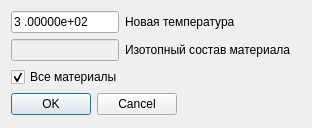
<?xml version="1.0" encoding="UTF-8"?>
<ui version="4.0">
 <class>tempDialog</class>
 <widget class="QDialog" name="tempDialog">
  <property name="windowModality">
   <enum>Qt::WindowModal</enum>
  </property>
  <property name="geometry">
   <rect>
    <x>0</x>
    <y>0</y>
    <width>312</width>
    <height>128</height>
   </rect>
  </property>
  <property name="windowTitle">
   <string>Dialog</string>
  </property>
  <property name="modal">
   <bool>true</bool>
  </property>
  <layout class="QFormLayout" name="formLayout">
   <property name="fieldGrowthPolicy">
    <enum>QFormLayout::AllNonFixedFieldsGrow</enum>
   </property>
   <item row="0" column="0">
    <layout class="QHBoxLayout" name="horizontalLayout">
     <item>
      <widget class="QLineEdit" name="tempEdit">
       <property name="inputMask">
        <string>#9.99999e#99</string>
       </property>
       <property name="text">
        <string>3.00000e+02</string>
       </property>
      </widget>
     </item>
     <item>
      <widget class="QLabel" name="label">
       <property name="text">
        <string>Новая температура</string>
       </property>
      </widget>
     </item>
    </layout>
   </item>
   <item row="1" column="0">
    <layout class="QHBoxLayout" name="horizontalLayout_2">
     <item>
      <widget class="QLineEdit" name="izotEdit">
       <property name="enabled">
        <bool>false</bool>
       </property>
      </widget>
     </item>
     <item>
      <widget class="QLabel" name="label_2">
       <property name="text">
        <string>Изотопный состав материала</string>
       </property>
      </widget>
     </item>
    </layout>
   </item>
   <item row="4" column="0">
    <widget class="QDialogButtonBox" name="buttonBox">
     <property name="orientation">
      <enum>Qt::Horizontal</enum>
     </property>
     <property name="standardButtons">
      <set>QDialogButtonBox::Cancel|QDialogButtonBox::Ok</set>
     </property>
    </widget>
   </item>
   <item row="3" column="0">
    <widget class="QCheckBox" name="checkBox">
     <property name="text">
      <string>Все материалы</string>
     </property>
     <property name="checked">
      <bool>true</bool>
     </property>
    </widget>
   </item>
  </layout>
 </widget>
 <resources/>
 <connections>
  <connection>
   <sender>buttonBox</sender>
   <signal>accepted()</signal>
   <receiver>tempDialog</receiver>
   <slot>accept()</slot>
   <hints>
    <hint type="sourcelabel">
     <x>164</x>
     <y>116</y>
    </hint>
    <hint type="destinationlabel">
     <x>157</x>
     <y>274</y>
    </hint>
   </hints>
  </connection>
  <connection>
   <sender>buttonBox</sender>
   <signal>rejected()</signal>
   <receiver>tempDialog</receiver>
   <slot>reject()</slot>
   <hints>
    <hint type="sourcelabel">
     <x>164</x>
     <y>116</y>
    </hint>
    <hint type="destinationlabel">
     <x>286</x>
     <y>274</y>
    </hint>
   </hints>
  </connection>
  <connection>
   <sender>checkBox</sender>
   <signal>toggled(bool)</signal>
   <receiver>tempDialog</receiver>
   <slot>allMaterials(bool)</slot>
   <hints>
    <hint type="sourcelabel">
     <x>96</x>
     <y>78</y>
    </hint>
    <hint type="destinationlabel">
     <x>225</x>
     <y>78</y>
    </hint>
   </hints>
  </connection>
 </connections>
 <slots>
  <slot>allMaterials(bool)</slot>
 </slots>
</ui>
